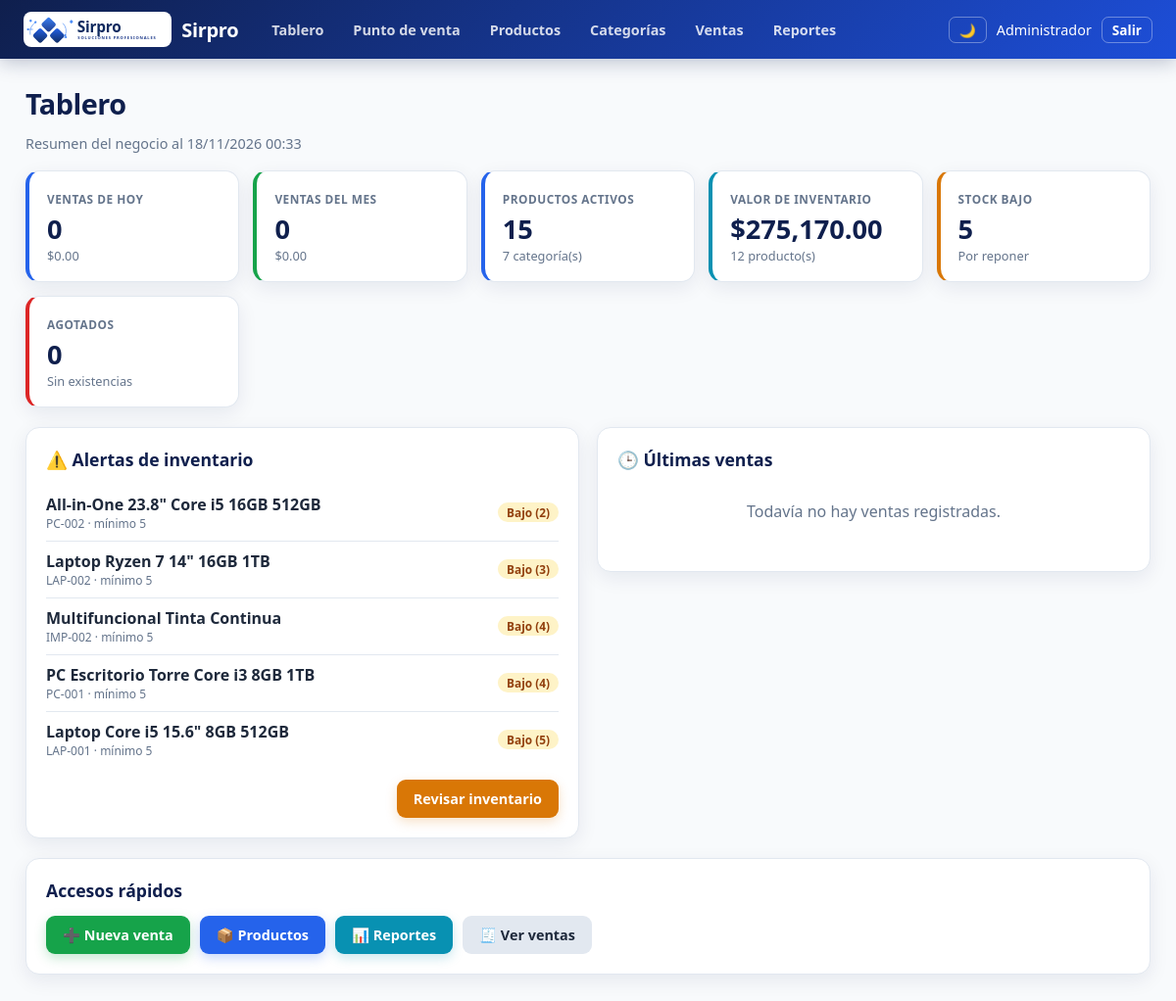
Page /dashboard.php (signed in) on the committed database.
### tables this page shows
CREATE TABLE productos (
    id INT AUTO_INCREMENT PRIMARY KEY,
    sku VARCHAR(50) NOT NULL UNIQUE,
    nombre VARCHAR(150) NOT NULL,
    categoria_id INT NOT NULL,
    tipo ENUM('producto','servicio') NOT NULL DEFAULT 'producto',
    descripcion TEXT,
    imagen VARCHAR(120) NULL,
    precio DECIMAL(10,2) NOT NULL DEFAULT 0,
    precio_oferta DECIMAL(10,2) NULL,
    stock INT NOT NULL DEFAULT 0,
    stock_minimo INT NOT NULL DEFAULT 5,
    activo TINYINT(1) NOT NULL DEFAULT 1,
    FOREIGN KEY (categoria_id) REFERENCES categorias(id)
);

### dashboard.php (the view, shortened to what this page needs)
<?php
require __DIR__ . '/includes/bootstrap.php';
$pdo = db();
$hoy = $pdo->query(
    'SELECT COUNT(*) AS n, COALESCE(SUM(total), 0) AS t FROM ventas WHERE DATE(created_at) = CURDATE()'
)->fetch();
$mes = $pdo->query(
    "SELECT COUNT(*) AS n, COALESCE(SUM(total), 0) AS t FROM ventas
     WHERE DATE_FORMAT(created_at, '%Y-%m') = DATE_FORMAT(CURDATE(), '%Y-%m')"
)->fetch();
$inventario = $pdo->query(
    "SELECT COUNT(*) AS n, COALESCE(SUM(stock * COALESCE(precio_oferta, precio)), 0) AS v
     FROM productos WHERE activo = 1 AND tipo = 'producto'"
)->fetch();
$categorias = (int) $pdo->query('SELECT COUNT(*) FROM categorias')->fetchColumn();
$activos = (int) $pdo->query("SELECT COUNT(*) FROM productos WHERE activo = 1")->fetchColumn();
$conteo = $pdo->query(
    "SELECT
        SUM(stock <= 0) AS agotados,
        SUM(stock > 0 AND stock <= stock_minimo) AS bajos
     FROM productos WHERE activo = 1 AND tipo = 'producto'"
)->fetch();
$agotados = (int) ($conteo['agotados'] ?? 0);
$bajos = (int) ($conteo['bajos'] ?? 0);
$alertas = $pdo->query(
    "SELECT sku, nombre, stock, stock_minimo FROM productos
     WHERE activo = 1 AND tipo = 'producto' AND stock <= stock_minimo
     ORDER BY stock ASC, nombre ASC LIMIT 8"
)->fetchAll();
$ultimas = $pdo->query(
    'SELECT v.id, v.folio, v.total, v.created_at, u.nombre AS cajero
     FROM ventas v JOIN usuarios u ON u.id = v.usuario_id
     ORDER BY v.created_at DESC LIMIT 5'
)->fetchAll();
render('Tablero', '');
?>
<h1>Tablero</h1>
<p class="ayuta-filtro">Resumen del negocio al <?= e(date('d/m/Y H:i')) ?></p>
<div class="kpis">
    <div class="kpi">
        <span class="etiqueta">Ventas de hoy</span>
        <span class="valor"><?= (int) $hoy['n'] ?></span>
        <span class="detalle"><?= moneda((float) $hoy['t']) ?></span>
    </div>
    <div class="kpi verde">
        <span class="etiqueta">Ventas del mes</span>
        <span class="valor"><?= (int) $mes['n'] ?></span>
        <span class="detalle"><?= moneda((float) $mes['t']) ?></span>
    </div>
    <div class="kpi">
        <span class="etiqueta">Productos activos</span>
        <span class="valor"><?= $activos ?></span>
        <span class="detalle"><?= $categorias ?> categoría(s)</span>
    </div>
    <div class="kpi info-kpi">
        <span class="etiqueta">Valor de inventario</span>
        <span class="valor"><?= moneda((float) $inventario['v']) ?></span>
        <span class="detalle"><?= (int) $inventario['n'] ?> producto(s)</span>
    </div>
    <div class="kpi alerta">
        <span class="etiqueta">Stock bajo</span>
        <span class="valor"><?= $bajos ?></span>
        <span class="detalle">Por reponer</span>
    </div>
    <div class="kpi peligro">
        <span class="etiqueta">Agotados</span>
        <span class="valor"><?= $agotados ?></span>
        <span class="detalle">Sin existencias</span>
    </div>
</div>
<div class="dos-col">
    <section class="card">
        <h2>⚠️ Alertas de inventario</h2>
        <?php if ($alertas === []): ?>
            <p class="alert ok">Todo en orden: ningún producto está por debajo de su stock mínimo.</p>
        <?php else: ?>
            <ul class="lista-alertas">
                <?php foreach ($alertas as $a): ?>
                    <li>
                        <span>
                            <span class="nombre"><?= e($a['nombre']) ?></span>
                            <span class="sku"><?= e($a['sku']) ?> · mínimo <?= (int) $a['stock_minimo'] ?></span>
                        </span>
                        <?= badgeStock((int) $a['stock'], (int) $a['stock_minimo'], 'producto') ?>
                    </li>
                <?php endforeach; ?>
            </ul>
            <?php if (($_SESSION['rol'] ?? '') === 'admin'): ?>
                <div class="acciones">
                    <a class="btn warning" href="productos.php">Revisar inventario</a>
                </div>
            <?php endif; ?>
        <?php endif; ?>
    </section>
    <section class="card">
        <h2>🕒 Últimas ventas</h2>
        <?php if ($ultimas === []): ?>
            <p class="vacio">Todavía no hay ventas registradas.</p>
        <?php endif; ?>
    </section>
</div>
<section class="card">
    <h2>Accesos rápidos</h2>
    <div class="acciones-rapidas">
        <a class="btn success" href="pos.php">➕ Nueva venta</a>
        <?php if (($_SESSION['rol'] ?? '') === 'admin'): ?>
            <a class="btn primary" href="productos.php">📦 Productos</a>
            <a class="btn info" href="reportes.php">📊 Reportes</a>
        <?php endif; ?>
        <a class="btn secondary" href="ventas.php">🧾 Ver ventas</a>
    </div>
</section>
<?php renderFin(); ?>

### includes/bootstrap.php (shortened to what this page needs)
<?php
function e(mixed $valor): string
{
    return htmlspecialchars((string) $valor, ENT_QUOTES, 'UTF-8');
}
function moneda(float $monto): string
{
    return '$' . number_format($monto, 2);
}
function estadoStock(int $stock, int $minimo, string $tipo): string
{
    return $stock <= max(0, $minimo) ? 'bajo' : 'ok';
}
function badgeStock(int $stock, int $minimo, string $tipo): string
{
    $estado = estadoStock($stock, $minimo, $tipo);
    $etiqueta = $estado === 'bajo' ? 'Bajo (' . $stock . ')' : etiquetaStock($estado);
    return '<span class="badge ' . $estado . '">' . e($etiqueta) . '</span>';
}
function render(string $titulo, string $contenido): void
{
    $nombre = e($_SESSION['nombre'] ?? '');
    $rol = $_SESSION['rol'] ?? '';
    $links = $rol === 'admin'
        ? '<a href="dashboard.php">Tablero</a><a href="pos.php">Punto de venta</a><a href="productos.php">Productos</a><a href="categorias.php">Categorías</a><a href="ventas.php">Ventas</a><a href="reportes.php">Reportes</a>'
        : '<a href="dashboard.php">Tablero</a><a href="pos.php">Punto de venta</a><a href="ventas.php">Ventas</a>';
    echo <<<HTML
<!DOCTYPE html>
<html lang="es">
<head>
<meta charset="UTF-8">
<meta name="viewport" content="width=device-width, initial-scale=1">
<title>{$titulo} - Sirpro</title>
<link rel="stylesheet" href="assets/style.css">
<script>
function toggleDark(){
  document.body.classList.toggle('dark');
  localStorage.setItem('sirpro-dark', document.body.classList.contains('dark') ? '1' : '0');
  var b=document.getElementById('dark-btn'); if(b) b.textContent=document.body.classList.contains('dark')?'☀️':'🌙';
}
</script>
</head>
<body>
<script>
if (localStorage.getItem('sirpro-dark') === '1') document.body.classList.add('dark');
document.addEventListener('DOMContentLoaded', function(){
  if (document.body.classList.contains('dark')) {
    var b = document.getElementById('dark-btn');
    if (b) b.textContent = '☀️';
  }
});
</script>
<header class="topbar">
    <div class="brand"><img src="assets/logo.png" alt="Sirpro" onerror="this.onerror=function(){this.style.display='none'};this.src='assets/logo.svg'"><span>Sirpro</span></div>
    <nav>
        {$links}
    </nav>
    <div class="user"><button class="btn ghost mini" id="dark-btn" type="button" onclick="toggleDark()" title="Cambiar modo oscuro">🌙</button> {$nombre} <a class="btn ghost mini" href="logout.php">Salir</a></div>
</header>
<main>
HTML;
}
function renderFin(): void
{
    echo "</main>\n</body>\n</html>\n";
}

### assets/style.css (style rules this page uses)
:root { color-scheme: light; --azul: #2563eb; --azul-oscuro: #0f1f4d; --grad: linear-gradient(135deg, #0f1f4d 0%, #1d4ed8 100%); --gris: #f1f5f9; --borde: #e2e8f0; --rojo: #dc2626; --verde: #16a34a; --ambar: #d97706; --bg: #f8fafc; --card: #ffffff; --text: #1e293b; --text-sec: #64748b; --tabla-head: #f8fafc; --sombra: 0 6px 20px rgba(15, 31, 77, .08); --sombra-hover: 0 10px 28px rgba(37, 99, 235, .16); }
* { box-sizing: border-box; }
body { margin: 0; font-family: "Segoe UI", Inter, Arial, sans-serif; background: var(--bg); color: var(--text); }
main { padding: 26px; max-width: 1400px; margin: 0 auto; }
h1 { margin: 0 0 20px; color: var(--azul-oscuro); font-size: 1.8rem; letter-spacing: -.5px; }
h2 { margin: 0 0 14px; font-size: 1.1rem; color: var(--azul-oscuro); }
.topbar { display: flex; align-items: center; gap: 22px; padding: 12px 24px; background: var(--grad); color: #fff; box-shadow: 0 4px 18px rgba(15, 31, 77, .25); }
.topbar nav { display: flex; gap: 6px; flex-wrap: wrap; }
.topbar nav a { color: rgba(255,255,255,.82); text-decoration: none; font-weight: 600; font-size: .9rem; padding: 7px 12px; border-radius: 8px; transition: background .15s, color .15s; }
.topbar .user { margin-left: auto; display: flex; align-items: center; gap: 10px; font-size: .9rem; }
.topbar .user a { color: #fff; text-decoration: none; }
.brand { display: flex; align-items: center; gap: 10px; font-weight: 800; font-size: 1.25rem; letter-spacing: -.3px; }
.brand img { height: 36px; background: #fff; border-radius: 8px; padding: 2px; }
.btn { display: inline-flex; align-items: center; justify-content: center; gap: 6px; padding: 9px 16px; border: 1px solid transparent; border-radius: 9px; background: #e2e8f0; color: #1e293b; font: inherit; font-size: .9rem; font-weight: 650; cursor: pointer; text-decoration: none; transition: transform .12s, box-shadow .15s, background .15s, filter .15s; }
.btn.mini { padding: 3px 10px; font-size: .85rem; border-radius: 7px; }
.btn.primary { background: #2563eb; color: #fff; box-shadow: 0 4px 12px rgba(37,99,235,.25); }
.btn.success { background: #16a34a; color: #fff; box-shadow: 0 4px 12px rgba(22,163,74,.25); }
.btn.warning { background: #d97706; color: #fff; box-shadow: 0 4px 12px rgba(217,119,6,.22); }
.btn.info { background: #0891b2; color: #fff; box-shadow: 0 4px 12px rgba(8,145,178,.22); }
.btn.secondary { background: #e2e8f0; color: #1e293b; }
.btn.ghost { background: transparent; border-color: rgba(255,255,255,.35); color: #fff; }
.card { background: var(--card); padding: 20px; border-radius: 14px; border: 1px solid var(--borde); box-shadow: var(--sombra); margin-bottom: 20px; }
.ayuta-filtro { color: var(--text-sec); font-size: .9rem; margin: -8px 0 18px; }
.badge { display: inline-block; padding: 2px 9px; border-radius: 999px; font-size: .74rem; font-weight: 700; white-space: nowrap; }
.badge.bajo { background: #fef3c7; color: #92400e; }
.kpis { display: grid; grid-template-columns: repeat(auto-fit, minmax(190px, 1fr)); gap: 14px; margin-bottom: 20px; }
.kpi { background: var(--card); border: 1px solid var(--borde); border-left: 4px solid var(--azul); border-radius: 14px; padding: 16px 18px; box-shadow: var(--sombra); }
.kpi.alerta { border-left-color: var(--ambar); }
.kpi.peligro { border-left-color: var(--rojo); }
.kpi.verde { border-left-color: var(--verde); }
.kpi.info-kpi { border-left-color: #0891b2; }
.kpi .etiqueta { color: var(--text-sec); font-size: .74rem; text-transform: uppercase; letter-spacing: .5px; font-weight: 700; }
.kpi .valor { display: block; font-size: 1.7rem; font-weight: 800; color: var(--azul-oscuro); margin-top: 6px; line-height: 1.1; }
.kpi .detalle { color: var(--text-sec); font-size: .8rem; margin-top: 4px; }
.dos-col { display: grid; grid-template-columns: 1fr 1fr; gap: 18px; align-items: start; }
.lista-alertas { list-style: none; margin: 0; padding: 0; }
.lista-alertas li { display: flex; align-items: center; justify-content: space-between; gap: 10px; padding: 9px 0; border-bottom: 1px solid var(--borde); }
.lista-alertas li:last-child { border-bottom: 0; }
.lista-alertas .nombre { font-weight: 600; }
.lista-alertas .sku { color: var(--text-sec); font-size: .75rem; display: block; }
.acciones-rapidas { display: flex; gap: 10px; flex-wrap: wrap; }
.vacio { color: var(--text-sec); text-align: center; padding: 14px; }
.acciones { display: flex; gap: 10px; justify-content: flex-end; margin-top: 12px; flex-wrap: wrap; }

### rows in the picture
productos: nombre "All-in-One 23.8\" Core i5 16GB 512GB", sku "PC-002", stock_minimo "5", etiqueta "Bajo (2)"
productos: nombre "Laptop Ryzen 7 14\" 16GB 1TB", sku "LAP-002", stock_minimo "5", etiqueta "Bajo (3)"
productos: nombre "Multifuncional Tinta Continua", sku "IMP-002", stock_minimo "5", etiqueta "Bajo (4)"
productos: nombre "PC Escritorio Torre Core i3 8GB 1TB", sku "PC-001", stock_minimo "5", etiqueta "Bajo (4)"
productos: nombre "Laptop Core i5 15.6\" 8GB 512GB", sku "LAP-001", stock_minimo "5", etiqueta "Bajo (5)"

### other values in the picture
$nombre "Administrador"
$hoy['n'] "0"
moneda((float) $hoy['t']) "$0.00"
$mes['n'] "0"
moneda((float) $mes['t']) "$0.00"
$activos "15"
$categorias "7"
moneda((float) $inventario['v']) "$275,170.00"
$inventario['n'] "12"
$bajos "5"
$agotados "0"
